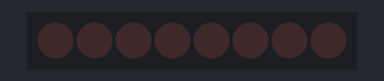
The sketch below on a simulated Arduino Uno, built with avr-gcc and run on an emulated ATmega328P. Shown: 8 shift-register outputs drawn as a row of LEDs (first output left, lit = HIGH). Wiring (inferred from the names in the program): shift register (74HC595): data pin 12; shift clock pin 9; latch pin 11. Wiring (inferred from the signals the program sends): row of LEDs: on Q0, Q1, Q2, Q3, Q4, Q5, Q6, Q7.

Above: at 0.2 s.
At 1.7 s:
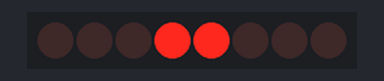
Timing chart, 0 to 3.0 s (numbered marks = the images above):
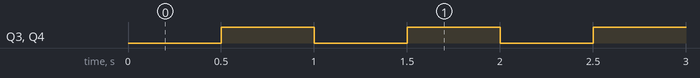

The sketch:

rc-car-lights.ino
```cpp
const int MODE_BACK_PIN = 6;
const int MODE_FORWARD_PIN = 7;
int LATCH_PIN = 11;          // (11) ST_CP [RCK] on 74HC595
int CLOCK_PIN = 9;           // (9) SH_CP [SCK] on 74HC595
int DATA_PIN = 12;           // (12) DS [S1] on 74HC595
const int BLINKER_LEFT = 3;  // on 74HC595
const int BLINKER_RIGHT = 4; // on 74HC595
const unsigned long BLINK_INTERVAL = 500;

enum BlinkerMode
{
  OFF,
  LEFT,
  RIGHT,
  HAZARD
};

bool parkingOn = true;
bool dayOn = true;
bool headOn = false;
bool breakOn = false;
bool reverseOn = false;
BlinkerMode blinkerMode = HAZARD;
bool blinkerOn = false;
unsigned long blinkerPreviousMillis = 0;

int currentMode = 0;
byte leds = 0;

void updateShiftRegister()
{
  digitalWrite(LATCH_PIN, LOW);
  shiftOut(DATA_PIN, CLOCK_PIN, LSBFIRST, leds);
  digitalWrite(LATCH_PIN, HIGH);
}

// void allBlinkersOff()
// {
//   leds &= ~(0 << BLINKER_LEFT);
//   leds &= ~(0 << BLINKER_LEFT);
// }

void blinkerToggleLeft()
{
  leds &= ~(1 << BLINKER_LEFT);
  leds |= (blinkerOn << BLINKER_LEFT);
}

void blinkerToggleRight()
{
  leds &= ~(1 << BLINKER_RIGHT);
  leds |= (blinkerOn << BLINKER_RIGHT);
}

// void handleUserInput()
// {
//   if (digitalRead(MODE_BACK_PIN) == LOW)
//   {
//     currentMode--;
//   }
//   if (digitalRead(MODE_FORWARD_PIN) == LOW)
//   {
//     currentMode++;
//   }
// }

void setup()
{
  pinMode(MODE_BACK_PIN, INPUT_PULLUP);
  pinMode(MODE_FORWARD_PIN, INPUT_PULLUP);
  pinMode(LATCH_PIN, OUTPUT);
  pinMode(DATA_PIN, OUTPUT);
  pinMode(CLOCK_PIN, OUTPUT);
}

void loop()
{
  unsigned long currentMillis = millis();

  if (blinkerMode == HAZARD)
  {
    if (currentMillis - blinkerPreviousMillis >= BLINK_INTERVAL)
    {
      blinkerPreviousMillis = currentMillis;
      blinkerOn = !blinkerOn;
    }
  }
  else
  {
    blinkerOn = false;
  }

  blinkerToggleLeft();
  blinkerToggleRight();

  updateShiftRegister();
}
```

Measured:
- by itself, Q3, Q4: alternates HIGH for 0.50 s and LOW for 0.50 s
